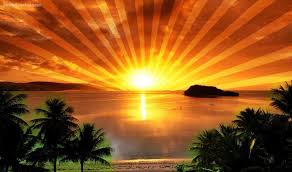
#> input picture sun.jpeg, 292 x 172 px, found by its file name
$ jupyter execute Thershould.ipynb
#> lines starting #> are read from the running program, lines starting #| are printed output that depends on the picture; after the words box and inside, x2 and y2 are one past the last pixel; in counts of white or black regions, pixels touching at a corner belong together
[cell 1]
import cv2
import numpy as np

[cell 2]
img = cv2.imread("C:\\Users\\aedpu\\OneDrive\\Pictures\\sun.jpeg")
#> img is the input picture: shape (172, 292, 3); mean B, G, R 28.1, 86.2, 149.9

[cell 3]
shp=img.shape
#> shp = (172, 292, 3)
print(shp)
#| (172, 292, 3)

[cell 4]
img = cv2.resize(img,(500,300))
#> img: shape (300, 500, 3)

[cell 5]
img.shape
#> Out = (300, 500, 3)

[cell 6]
GREY=cv2.cvtColor(img,cv2.COLOR_BGR2GRAY)
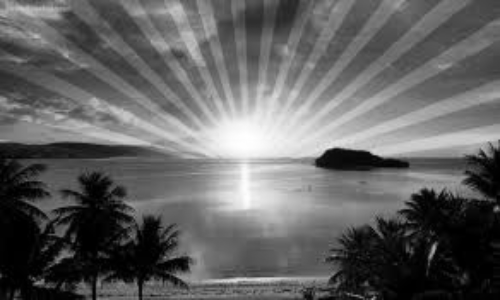
#> GREY: shape (300, 500); min 0, max 255, mean 98.5

[cell 7]
cv2.imshow("Original",img)
cv2.imshow("gray",GREY)
cv2.waitKey(0)
cv2.destroyAllWindows()

binary  thresholding

[cell 8]
ret,thresh1 = cv2.threshold(GREY, 200,255,cv2.THRESH_BINARY )
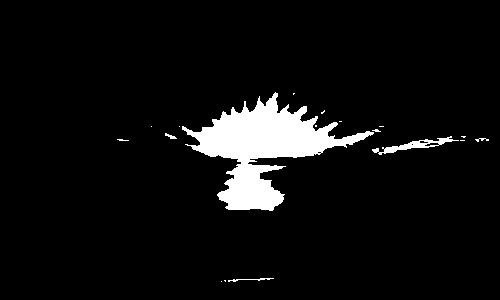
#> thresh1: shape (300, 500); 6% white; 18 white regions (13 under 20 px), largest, box (x1, y1, x2, y2) and area: (182, 92, 374, 211) 8354, (372, 136, 459, 155) 433, (228, 278, 274, 282) 65, (165, 133, 177, 139) 33, (475, 138, 489, 142) 27

binary inverse thresholding

[cell 9]
ret,thresh2 = cv2.threshold(GREY, 127,255,cv2.THRESH_BINARY_INV )
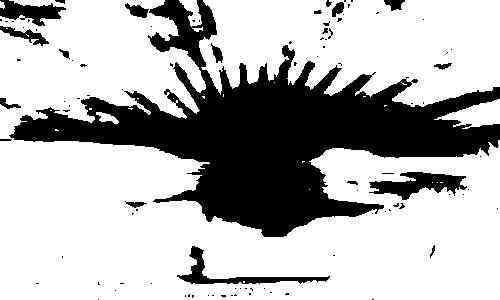
#> thresh2: shape (300, 500); 70.9% white; 98 black regions (77 under 20 px), largest, box (x1, y1, x2, y2) and area: (9, 0, 500, 237) 38555, (369, 172, 467, 200) 1404, (177, 246, 330, 284) 1123

truncation  thresholding

[cell 10]
ret,thresh3 = cv2.threshold(GREY, 127,255,cv2.THRESH_TRUNC )
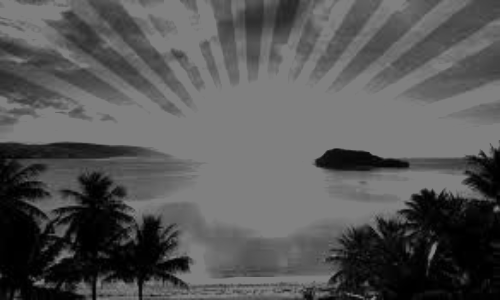
#> thresh3: shape (300, 500); min 0, max 127, mean 85.8

TO ZERO thresholding

[cell 11]
ret,thresh4 = cv2.threshold(GREY, 127,255,cv2.THRESH_TOZERO)
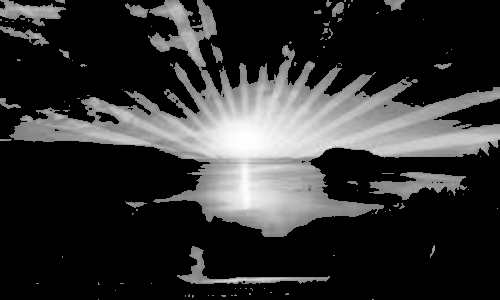
#> thresh4: shape (300, 500); min 0, max 255, mean 49.7

TO ZERO inverse thresholding

[cell 12]
ret,thresh5 = cv2.threshold(GREY, 127,255,cv2.THRESH_TOZERO_INV )
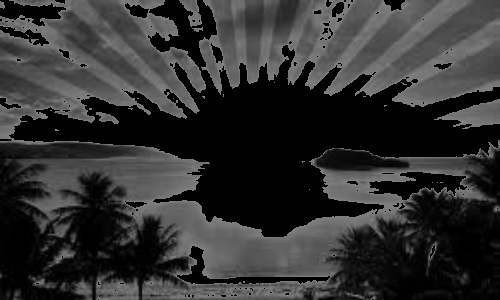
#> thresh5: shape (300, 500); min 0, max 127, mean 48.8

DISPLAY RESULTS

[cell 13]
cv2.imshow("Original",img)
cv2.imshow("gray",GREY)
cv2.imshow("THRESH_BINARY",thresh1)
cv2.imshow("THRESH_BINARY_INV",thresh2)
cv2.imshow("THRESH_TRUNC",thresh3)
cv2.imshow("THRESH_TOZERO",thresh4)
cv2.imshow("THRESH_TOZERO_INV",thresh5)
cv2.waitKey(0)
cv2.destroyAllWindows()

ADAPTIVE  Thresholding

[cell 14]
img1 = cv2.medianBlur(GREY ,(5))

syntax

[cell 15]
th  = cv2.adaptiveThreshold(img1,255,cv2.ADAPTIVE_THRESH_MEAN_C,cv2.THRESH_BINARY,11,2)
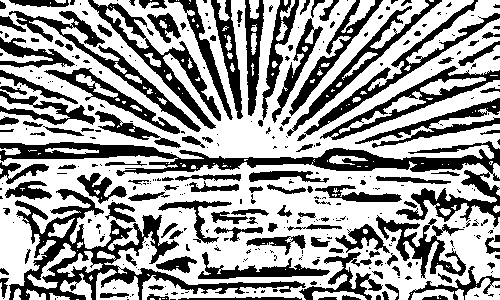
#> th: shape (300, 500); 60.8% white; 348 black regions (215 under 20 px), largest, box (x1, y1, x2, y2) and area: (0, 141, 500, 227) 7998, (9, 189, 306, 300) 6730, (88, 0, 221, 129) 2820

[cell 16]
cv2.imshow("Blur img",img1)
cv2.imshow("MeanC",th)
cv2.waitKey(0)
cv2.destroyAllWindows()

[cell 17]
th1 = cv2.adaptiveThreshold(img1,255,cv2.ADAPTIVE_THRESH_GAUSSIAN_C,cv2.THRESH_BINARY,11,2)
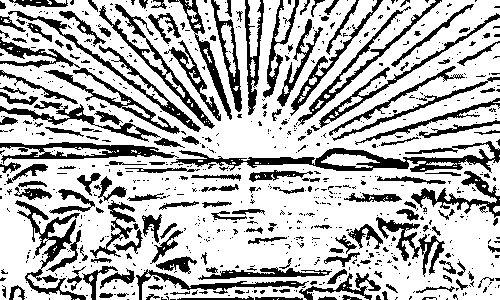
#> th1: shape (300, 500); 71.4% white; 775 black regions (604 under 20 px), largest, box (x1, y1, x2, y2) and area: (170, 141, 500, 173) 2996, (0, 142, 179, 164) 1543, (15, 200, 86, 300) 1526

$ run again, with C.jpg copied over sun.jpeg
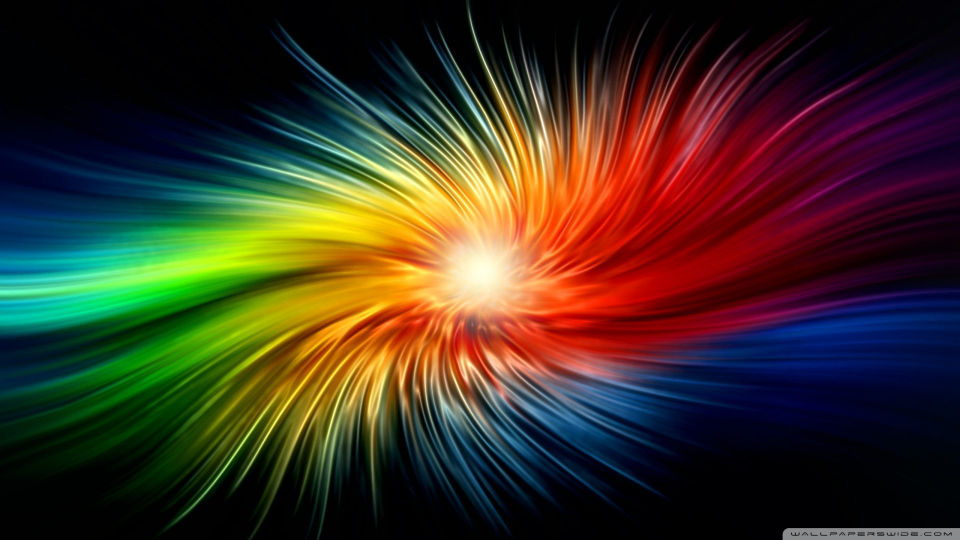
#> input picture C.jpg, 1920 x 1080 px, found by its file name (shown at 1/2 size)
#> img is the input picture: shape (1080, 1920, 3); mean B, G, R 34.2, 49.2, 60.8
#| (1080, 1920, 3)
#> img: shape (300, 500, 3)
#> `ret,thresh1 = cv2.threshold(GREY, 200,255,cv2.THRESH_BINARY )`:
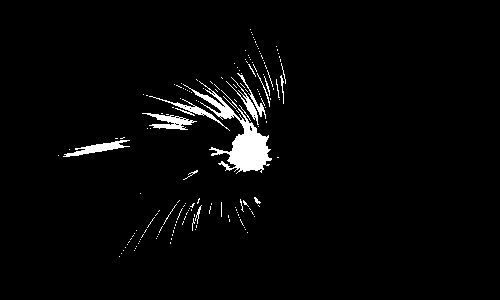
#> thresh1: shape (300, 500); 2.8% white; 166 white regions (151 under 20 px), largest, box (x1, y1, x2, y2) and area: (183, 81, 272, 174) 2051, (63, 140, 130, 157) 401, (142, 113, 197, 130) 397
#> thresh2: shape (300, 500); 85.4% white; 115 black regions (100 under 20 px), largest, box (x1, y1, x2, y2) and area: (0, 34, 318, 258) 18886, (150, 176, 208, 257) 988, (408, 294, 500, 300) 449
#> th: shape (300, 500); 69.7% white; 311 black regions (233 under 20 px), largest, box (x1, y1, x2, y2) and area: (77, 136, 488, 293) 7210, (0, 143, 212, 217) 2816, (0, 99, 234, 151) 2713
#> `th1 = cv2.adaptiveThreshold(img1,255,cv2.ADAPTIVE_THRESH_GAUSSIAN_C,cv..`:
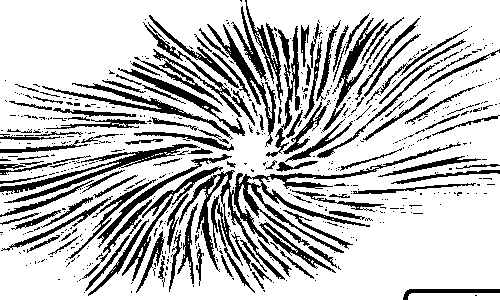
#> th1: shape (300, 500); 76.1% white; 615 black regions (490 under 20 px), largest, box (x1, y1, x2, y2) and area: (179, 142, 461, 280) 4411, (0, 144, 200, 203) 1730, (134, 22, 255, 126) 1445

$ run again, with saveimage302.png saved as sun.jpeg
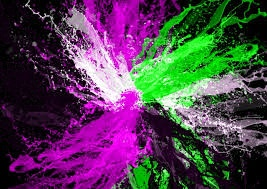
#> input picture saveimage302.png, 267 x 189 px, found by its file name
#> img is the input picture: shape (189, 267, 3); mean B, G, R 81.3, 62.6, 81.2
#| (189, 267, 3)
#> img: shape (300, 500, 3)
#> `ret,thresh1 = cv2.threshold(GREY, 200,255,cv2.THRESH_BINARY )`:
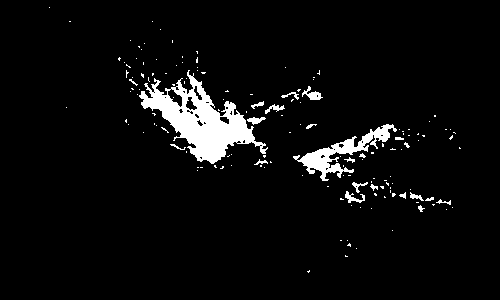
#> thresh1: shape (300, 500); 4.8% white; 150 white regions (130 under 20 px), largest, box (x1, y1, x2, y2) and area: (139, 70, 268, 164) 4413, (293, 124, 397, 181) 1496, (302, 86, 323, 100) 129
#> thresh2: shape (300, 500); 81.3% white; 328 black regions (288 under 20 px), largest, box (x1, y1, x2, y2) and area: (115, 11, 481, 224) 24282, (449, 73, 482, 97) 188, (392, 92, 416, 111) 170
#> th: shape (300, 500); 57.5% white; 360 black regions (177 under 20 px), largest, box (x1, y1, x2, y2) and area: (5, 10, 500, 300) 20761, (141, 0, 298, 114) 3124, (383, 0, 500, 95) 2812
#> `th1 = cv2.adaptiveThreshold(img1,255,cv2.ADAPTIVE_THRESH_GAUSSIAN_C,cv..`:
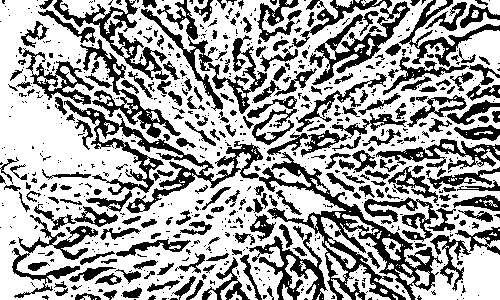
#> th1: shape (300, 500); 64.3% white; 730 black regions (491 under 20 px), largest, box (x1, y1, x2, y2) and area: (64, 100, 443, 300) 9138, (292, 0, 410, 85) 2815, (53, 0, 169, 80) 1806
